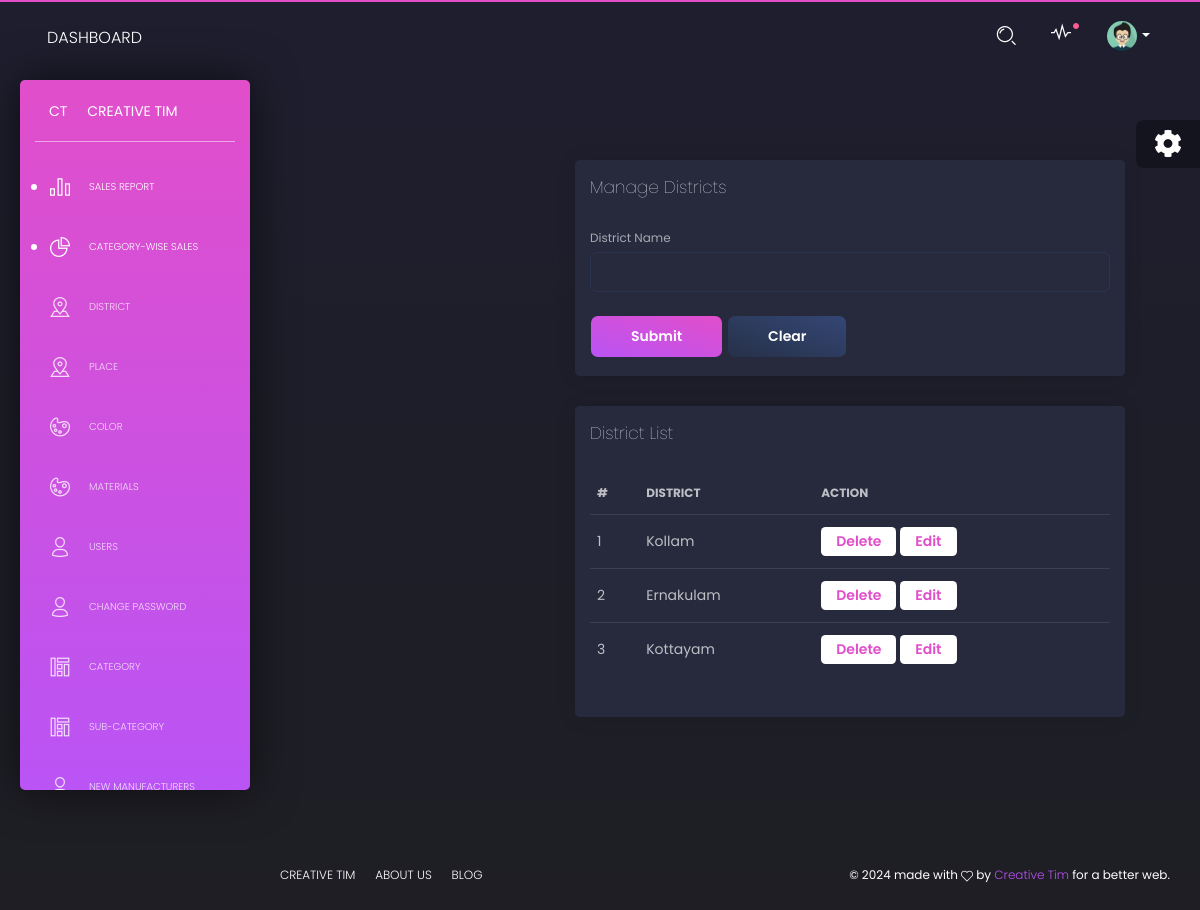
Page /PROJECT/Admin/district.php on the committed database.
### tables this page shows
CREATE TABLE `tbl_district` (
  `district_id` int(11) NOT NULL,
  `district_name` varchar(30) NOT NULL
);

### PROJECT/Admin/district.php (the view, shortened to what this page needs)
<?php
include("../Assets/Connection/connection.php");
include("Head.php");
		?>
		<?php
$dname='';
?>
<!DOCTYPE html PUBLIC "-//W3C//DTD XHTML 1.0 Transitional//EN" "http://www.w3.org/TR/xhtml1/DTD/xhtml1-transitional.dtd">
<html xmlns="http://www.w3.org/1999/xhtml">
<head>
</head>
<body>
<div class="content">
    <div class="container-fluid">
        <div class="row">
            <div class="col-md-12">
                <div class="card">
                    <div class="card-header">
                        <h4 class="card-title">Manage Districts</h4>
                    </div>
                    <div class="card-body">
                        <form id="form1" name="form1" method="post" action="">
                            <div class="form-group">
                                <label for="txt_dist">District Name</label>
                                <input type="text" required name="txt_dist" id="txt_dist" class="form-control" value="<?php echo htmlspecialchars($dname); ?>" />
                            </div>
                            <button type="submit" name="btn_submit" id="btn_submit" class="btn btn-primary">Submit</button>
                            <button type="reset" name="btn_reset" id="btn_reset" class="btn btn-secondary">Clear</button>
                        </form>
                    </div>
                </div>
                <div class="card">
                    <div class="card-header">
                        <h4 class="card-title">District List</h4>
                    </div>
                    <div class="card-body">
                        <div class="table-responsive">
                            <table class="table">
                                <thead>
                                    <tr>
                                        <th>#</th>
                                        <th>District</th>
                                        <th>Action</th>
                                    </tr>
                                </thead>
                                <tbody>
                                <?php
                                $i = 0;
                                $selQry = "SELECT * FROM tbl_district";
                                $result = $Con->query($selQry);
                                while ($row = $result->fetch_assoc()) {
                                    $i++;
                                ?>
                                    <tr>
                                        <td><?php echo $i; ?></td>
                                        <td><?php echo htmlspecialchars($row["district_name"]); ?></td>
                                        <td class="action-links">
                                            <a href="district.php?did=<?php echo $row["district_id"]; ?>" class="btn btn-neutral btn-sm">Delete</a>
                                            <a href="district.php?eid=<?php echo $row["district_id"]; ?>" class="btn btn-neutral btn-sm">Edit</a>
                                        </td>
                                    </tr>
                                <?php
                                }
                                ?>
                                </tbody>
                            </table>
                        </div>
                    </div>
                </div>
            </div>
        </div>
    </div>
</div>
</body>
</html>
<?php
            include("Foot.php");
            ?>

### rows in the picture
tbl_district: district_name "Kollam"
tbl_district: district_name "Ernakulam"
tbl_district: district_name "Kottayam"
